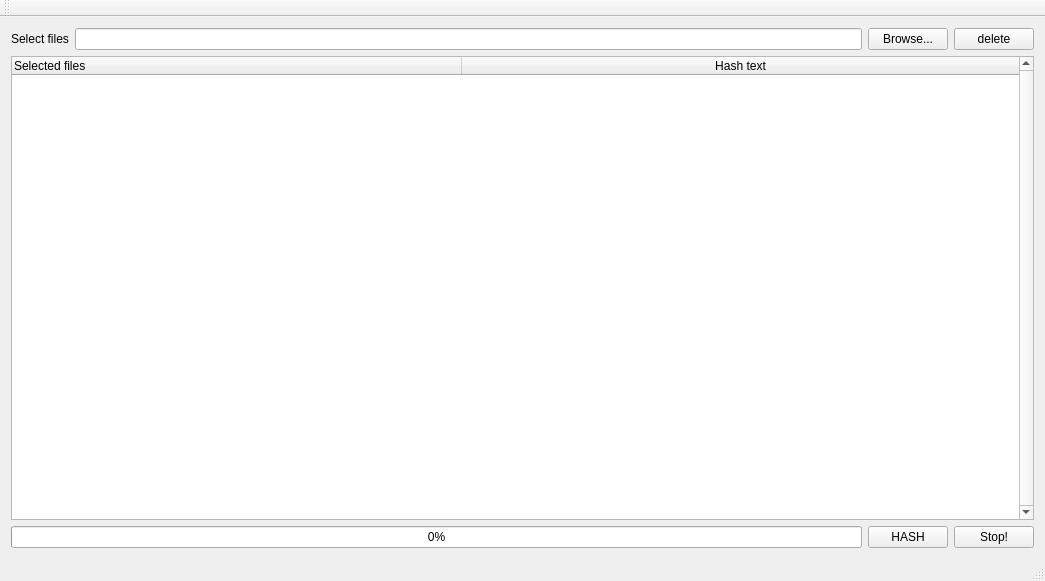
<?xml version="1.0" encoding="UTF-8"?>
<ui version="4.0">
 <class>MainWindow</class>
 <widget class="QMainWindow" name="MainWindow">
  <property name="geometry">
   <rect>
    <x>0</x>
    <y>0</y>
    <width>1045</width>
    <height>581</height>
   </rect>
  </property>
  <property name="windowTitle">
   <string>MainWindow</string>
  </property>
  <widget class="QWidget" name="centralWidget">
   <layout class="QVBoxLayout" name="verticalLayout">
    <item>
     <layout class="QHBoxLayout" name="horizontalLayout">
      <item>
       <widget class="QLabel" name="label">
        <property name="text">
         <string>Select files</string>
        </property>
       </widget>
      </item>
      <item>
       <widget class="QLineEdit" name="Outfiles"/>
      </item>
      <item>
       <widget class="QPushButton" name="Browse_Button">
        <property name="text">
         <string>Browse...</string>
        </property>
       </widget>
      </item>
      <item>
       <widget class="QPushButton" name="DeleteButton">
        <property name="text">
         <string>delete</string>
        </property>
       </widget>
      </item>
     </layout>
    </item>
    <item>
     <layout class="QHBoxLayout" name="horizontalLayout_2" stretch="0">
      <item>
       <widget class="QTableWidget" name="Table_name">
        <property name="verticalScrollBarPolicy">
         <enum>Qt::ScrollBarAlwaysOn</enum>
        </property>
        <property name="selectionMode">
         <enum>QAbstractItemView::SingleSelection</enum>
        </property>
        <property name="selectionBehavior">
         <enum>QAbstractItemView::SelectRows</enum>
        </property>
        <property name="verticalScrollMode">
         <enum>QAbstractItemView::ScrollPerPixel</enum>
        </property>
        <property name="wordWrap">
         <bool>true</bool>
        </property>
        <attribute name="horizontalHeaderVisible">
         <bool>true</bool>
        </attribute>
        <attribute name="horizontalHeaderDefaultSectionSize">
         <number>450</number>
        </attribute>
        <attribute name="horizontalHeaderStretchLastSection">
         <bool>true</bool>
        </attribute>
        <attribute name="verticalHeaderVisible">
         <bool>false</bool>
        </attribute>
        <attribute name="verticalHeaderDefaultSectionSize">
         <number>50</number>
        </attribute>
        <attribute name="verticalHeaderMinimumSectionSize">
         <number>50</number>
        </attribute>
        <column>
         <property name="text">
          <string>Selected files</string>
         </property>
         <property name="textAlignment">
          <set>AlignLeading|AlignVCenter</set>
         </property>
        </column>
        <column>
         <property name="text">
          <string>Hash text</string>
         </property>
        </column>
       </widget>
      </item>
     </layout>
    </item>
    <item>
     <layout class="QHBoxLayout" name="horizontalLayout_3">
      <item>
       <widget class="QProgressBar" name="loadingBar">
        <property name="value">
         <number>0</number>
        </property>
       </widget>
      </item>
      <item>
       <widget class="QPushButton" name="hashButton">
        <property name="text">
         <string>HASH</string>
        </property>
       </widget>
      </item>
      <item>
       <widget class="QPushButton" name="StopButton">
        <property name="text">
         <string>Stop!</string>
        </property>
       </widget>
      </item>
     </layout>
    </item>
   </layout>
  </widget>
  <widget class="QMenuBar" name="menuBar">
   <property name="geometry">
    <rect>
     <x>0</x>
     <y>0</y>
     <width>1045</width>
     <height>20</height>
    </rect>
   </property>
  </widget>
  <widget class="QToolBar" name="mainToolBar">
   <attribute name="toolBarArea">
    <enum>TopToolBarArea</enum>
   </attribute>
   <attribute name="toolBarBreak">
    <bool>false</bool>
   </attribute>
  </widget>
  <widget class="QStatusBar" name="statusBar"/>
 </widget>
 <layoutdefault spacing="6" margin="11"/>
 <resources/>
 <connections/>
</ui>
